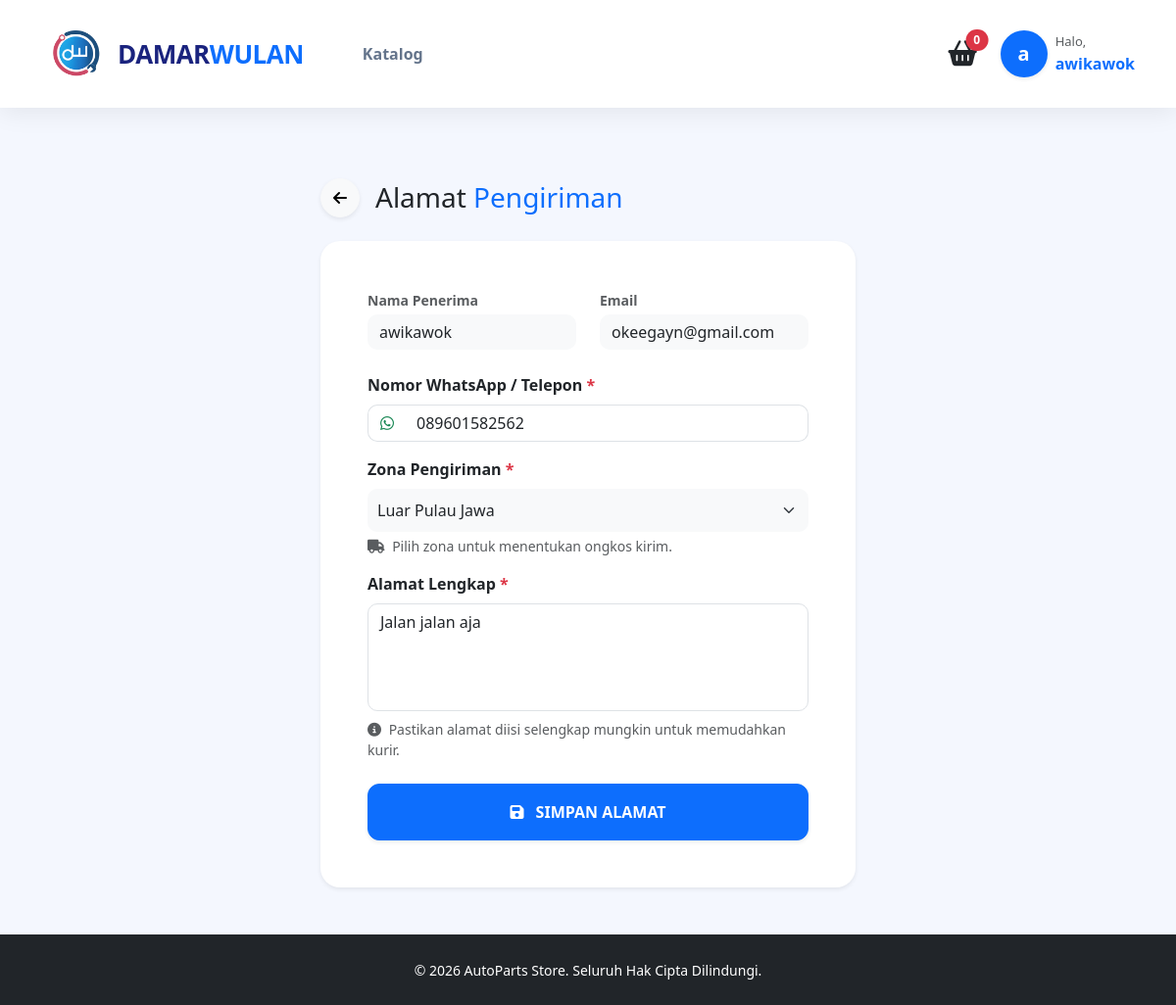
The app's page /alamat.php (signed in) with its own data.
### tables this page shows
CREATE TABLE `pengguna` (
  `id_pengguna` int(11) NOT NULL,
  `id_peran` int(11) NOT NULL,
  `nama` varchar(100) NOT NULL,
  `email` varchar(100) NOT NULL,
  `kata_sandi` varchar(255) NOT NULL,
  `no_telepon` varchar(20) DEFAULT NULL,
  `id_area` int(11) DEFAULT NULL,
  `alamat` text DEFAULT NULL,
  `dibuat_pada` timestamp NOT NULL DEFAULT current_timestamp()
);

### alamat.php (the view, shortened to what this page needs)
<?php
require 'config/koneksi.php';
$id_user = $_SESSION['id_pengguna'];
$query = mysqli_query($conn, "SELECT nama, email, no_telepon, alamat, id_area FROM pengguna WHERE id_pengguna = '$id_user'");
$user = mysqli_fetch_assoc($query);
include 'includes/header.php';
include 'includes/navbar.php';
?>
<div class="container py-5 mt-4">
    <div class="row justify-content-center animate__animated animate__fadeInUp">
        <div class="col-md-8 col-lg-6">
            <div class="d-flex align-items-center mb-4">
                <a href="index.php" class="btn btn-light rounded-circle shadow-sm me-3" style="width: 40px; height: 40px; display: flex; align-items: center; justify-content: center;">
                    <i class="fas fa-arrow-left"></i>
                </a>
                <h3 class="fw-800 text-navy mb-0">Alamat <span class="text-primary">Pengiriman</span></h3>
            </div>
            <div class="card border-0 shadow-sm" style="border-radius: 20px;">
                <div class="card-body p-4 p-md-5">
                    <form action="" method="POST">
                        <div class="row mb-4">
                            <div class="col-md-6 mb-3 mb-md-0">
                                <label class="text-muted small fw-bold mb-1">Nama Penerima</label>
                                <input type="text" class="form-control bg-light border-0" value="<?= $user['nama']; ?>" readonly style="border-radius: 10px;">
                            </div>
                            <div class="col-md-6">
                                <label class="text-muted small fw-bold mb-1">Email</label>
                                <input type="email" class="form-control bg-light border-0" value="<?= $user['email']; ?>" readonly style="border-radius: 10px;">
                            </div>
                        </div>
                        <div class="mb-3">
                            <label class="form-label fw-bold text-dark">Nomor WhatsApp / Telepon <span class="text-danger">*</span></label>
                            <div class="input-group">
                                <span class="input-group-text bg-white border-end-0" style="border-radius: 10px 0 0 10px;"><i class="fab fa-whatsapp text-success"></i></span>
                                <input type="number" name="no_telepon" class="form-control border-start-0" placeholder="Contoh: 08123456789" value="<?= $user['no_telepon']; ?>" required style="border-radius: 0 10px 10px 0;">
                            </div>
                        </div>
                        <div class="mb-3">
                            <label class="form-label fw-bold text-dark">Zona Pengiriman <span class="text-danger">*</span></label>
                            <select name="id_area" class="form-select bg-light" required style="border-radius: 10px; border: none; padding: 10px;">
                                <?php
                                $q_area = mysqli_query($conn, "SELECT * FROM ongkir_area ORDER BY id_area ASC");
                                while ($area = mysqli_fetch_assoc($q_area)) {
                                    $selected = ($user['id_area'] == $area['id_area']) ? 'selected' : '';
                                    echo "<option value='{$area['id_area']}' $selected>{$area['nama_area']}</option>";
                                }
                                ?>
                            </select>
                            <div class="form-text mt-1"><i class="fas fa-truck me-1"></i> Pilih zona untuk menentukan ongkos kirim.</div>
                        </div>
                        <div class="mb-4">
                            <label class="form-label fw-bold text-dark">Alamat Lengkap <span class="text-danger">*</span></label>
                            <textarea name="alamat" class="form-control" rows="4" placeholder="Tuliskan nama jalan, RT/RW, kelurahan, kecamatan, kota, dan kodepos dengan lengkap." required style="border-radius: 10px; resize: none;"><?= $user['alamat']; ?></textarea>
                            <div class="form-text mt-2"><i class="fas fa-info-circle me-1"></i> Pastikan alamat diisi selengkap mungkin untuk memudahkan kurir.</div>
                        </div>
                        <button type="submit" name="simpan_alamat" class="btn btn-primary w-100 py-3 fw-bold shadow-sm" style="border-radius: 12px; font-size: 16px;">
                            <i class="fas fa-save me-2"></i> SIMPAN ALAMAT
                        </button>
                    </form>
                </div>
            </div>
        </div>
    </div>
</div>
<?php include 'includes/footer.php'; ?>

### includes/header.php (style rules this page uses)
html, body { height: 100%; display: flex; flex-direction: column; min-height: 100vh; background-color: #f4f7fe; }
.input-group-text { background-color: #fafafa; border-right: none; color: var(--primary-navy); border-radius: 12px 0 0 12px; }

### records on screen
pengguna: nama "awikawok", email "okeegayn@gmail.com", no_telepon "089601582562", alamat "Jalan jalan aja"

### other values on screen
substr($_SESSION['nama'], 0, 1) "a"
$_SESSION['nama'] "awikawok"
form field id_area "Luar Pulau Jawa"
